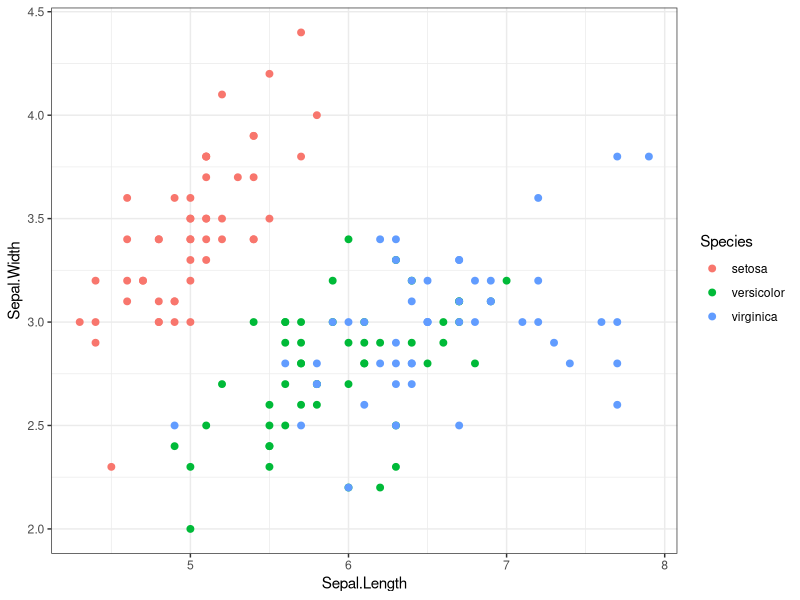

Here is the R script that generated this plot:
## ---- chunk 1
#| label: load_packages
library(tidyverse)
library(dplyr)
library(knitr)
## ---- chunk 2
ggplot(iris, aes(x = Sepal.Length, y = Sepal.Width, color = Species)) +
  geom_point(size = 2) +
  theme_bw()
